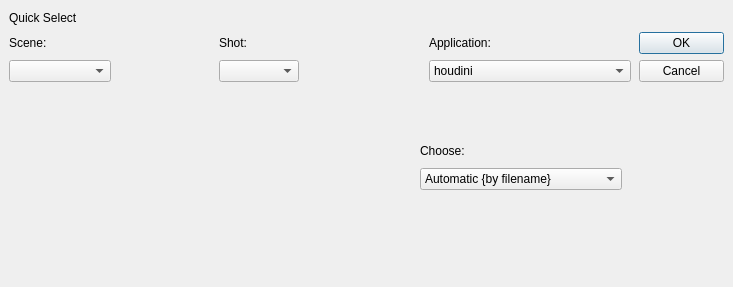
<?xml version="1.0" encoding="UTF-8"?>
<ui version="4.0">
 <class>Dialog</class>
 <widget class="QDialog" name="Dialog">
  <property name="geometry">
   <rect>
    <x>0</x>
    <y>0</y>
    <width>733</width>
    <height>287</height>
   </rect>
  </property>
  <property name="windowTitle">
   <string>Dialog</string>
  </property>
  <widget class="QDialogButtonBox" name="bb">
   <property name="geometry">
    <rect>
     <x>639</x>
     <y>32</y>
     <width>85</width>
     <height>60</height>
    </rect>
   </property>
   <property name="orientation">
    <enum>Qt::Vertical</enum>
   </property>
   <property name="standardButtons">
    <set>QDialogButtonBox::Cancel|QDialogButtonBox::Ok</set>
   </property>
  </widget>
  <widget class="QWidget" name="layoutWidget">
   <property name="geometry">
    <rect>
     <x>219</x>
     <y>32</y>
     <width>80</width>
     <height>52</height>
    </rect>
   </property>
   <layout class="QVBoxLayout" name="shot_vLay">
    <item>
     <widget class="QLabel" name="shot_l">
      <property name="sizePolicy">
       <sizepolicy hsizetype="Preferred" vsizetype="Fixed">
        <horstretch>0</horstretch>
        <verstretch>0</verstretch>
       </sizepolicy>
      </property>
      <property name="maximumSize">
       <size>
        <width>16777215</width>
        <height>20</height>
       </size>
      </property>
      <property name="text">
       <string>Shot:</string>
      </property>
     </widget>
    </item>
    <item>
     <widget class="QComboBox" name="shot_cb"/>
    </item>
   </layout>
  </widget>
  <widget class="QWidget" name="layoutWidget_2">
   <property name="geometry">
    <rect>
     <x>429</x>
     <y>32</y>
     <width>202</width>
     <height>52</height>
    </rect>
   </property>
   <layout class="QVBoxLayout" name="applications_vLay">
    <item>
     <widget class="QLabel" name="applications_l">
      <property name="sizePolicy">
       <sizepolicy hsizetype="Preferred" vsizetype="Fixed">
        <horstretch>0</horstretch>
        <verstretch>0</verstretch>
       </sizepolicy>
      </property>
      <property name="maximumSize">
       <size>
        <width>16777215</width>
        <height>20</height>
       </size>
      </property>
      <property name="text">
       <string>Application:</string>
      </property>
     </widget>
    </item>
    <item>
     <widget class="QComboBox" name="applications_cb">
      <property name="minimumSize">
       <size>
        <width>200</width>
        <height>0</height>
       </size>
      </property>
      <item>
       <property name="text">
        <string>houdini</string>
       </property>
      </item>
      <item>
       <property name="text">
        <string>maya</string>
       </property>
      </item>
      <item>
       <property name="text">
        <string>nuke</string>
       </property>
      </item>
     </widget>
    </item>
   </layout>
  </widget>
  <widget class="QLabel" name="quickSelect_l">
   <property name="geometry">
    <rect>
     <x>9</x>
     <y>9</y>
     <width>84</width>
     <height>17</height>
    </rect>
   </property>
   <property name="text">
    <string>Quick Select</string>
   </property>
  </widget>
  <widget class="QWidget" name="">
   <property name="geometry">
    <rect>
     <x>9</x>
     <y>32</y>
     <width>102</width>
     <height>52</height>
    </rect>
   </property>
   <layout class="QVBoxLayout" name="scene_vLay">
    <item>
     <widget class="QLabel" name="scene_l">
      <property name="sizePolicy">
       <sizepolicy hsizetype="Preferred" vsizetype="Fixed">
        <horstretch>0</horstretch>
        <verstretch>0</verstretch>
       </sizepolicy>
      </property>
      <property name="minimumSize">
       <size>
        <width>100</width>
        <height>0</height>
       </size>
      </property>
      <property name="maximumSize">
       <size>
        <width>16777215</width>
        <height>20</height>
       </size>
      </property>
      <property name="text">
       <string>Scene:</string>
      </property>
     </widget>
    </item>
    <item>
     <widget class="QComboBox" name="scene_cb"/>
    </item>
   </layout>
  </widget>
  <widget class="QWidget" name="layoutWidget_3">
   <property name="geometry">
    <rect>
     <x>420</x>
     <y>140</y>
     <width>202</width>
     <height>52</height>
    </rect>
   </property>
   <layout class="QVBoxLayout" name="choose_vLay">
    <item>
     <widget class="QLabel" name="choose_l">
      <property name="sizePolicy">
       <sizepolicy hsizetype="Preferred" vsizetype="Fixed">
        <horstretch>0</horstretch>
        <verstretch>0</verstretch>
       </sizepolicy>
      </property>
      <property name="maximumSize">
       <size>
        <width>16777215</width>
        <height>20</height>
       </size>
      </property>
      <property name="text">
       <string>Choose:</string>
      </property>
     </widget>
    </item>
    <item>
     <widget class="QComboBox" name="choose_cb">
      <property name="minimumSize">
       <size>
        <width>200</width>
        <height>0</height>
       </size>
      </property>
      <item>
       <property name="text">
        <string>Automatic {by filename}</string>
       </property>
      </item>
      <item>
       <property name="text">
        <string>Automatic {by date}</string>
       </property>
      </item>
      <item>
       <property name="text">
        <string>Manual {let me choose}</string>
       </property>
      </item>
     </widget>
    </item>
   </layout>
  </widget>
 </widget>
 <resources/>
 <connections>
  <connection>
   <sender>bb</sender>
   <signal>rejected()</signal>
   <receiver>Dialog</receiver>
   <slot>reject()</slot>
   <hints>
    <hint type="sourcelabel">
     <x>316</x>
     <y>260</y>
    </hint>
    <hint type="destinationlabel">
     <x>286</x>
     <y>274</y>
    </hint>
   </hints>
  </connection>
  <connection>
   <sender>bb</sender>
   <signal>accepted()</signal>
   <receiver>Dialog</receiver>
   <slot>accept()</slot>
   <hints>
    <hint type="sourcelabel">
     <x>248</x>
     <y>254</y>
    </hint>
    <hint type="destinationlabel">
     <x>157</x>
     <y>274</y>
    </hint>
   </hints>
  </connection>
 </connections>
</ui>
